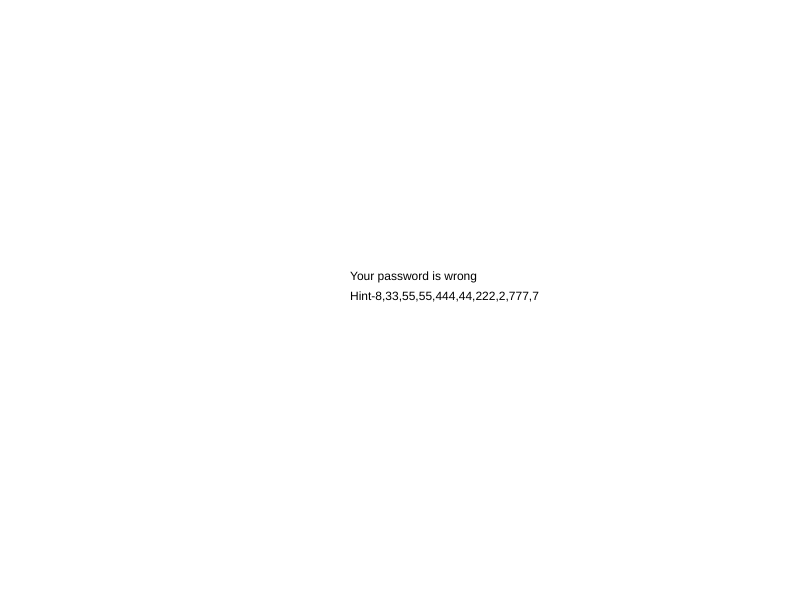
Frame 1 (no input)
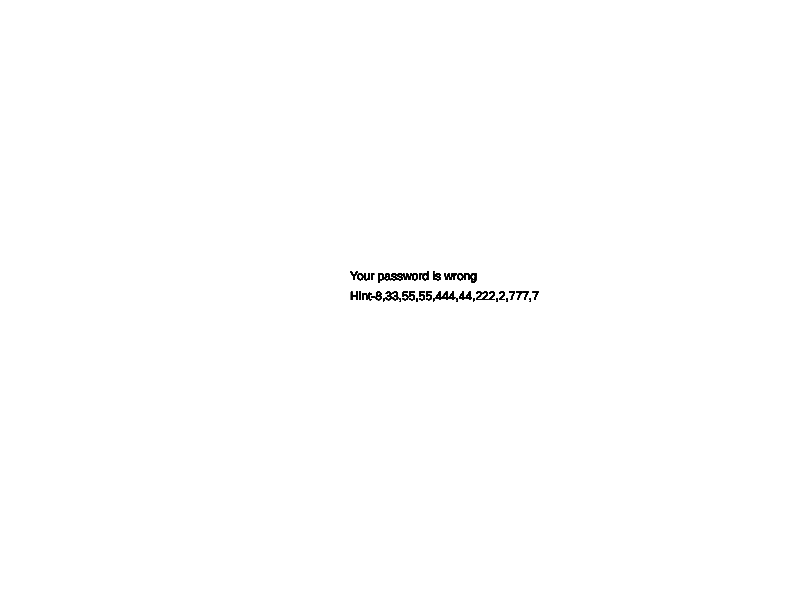
Frame 60 (no input)
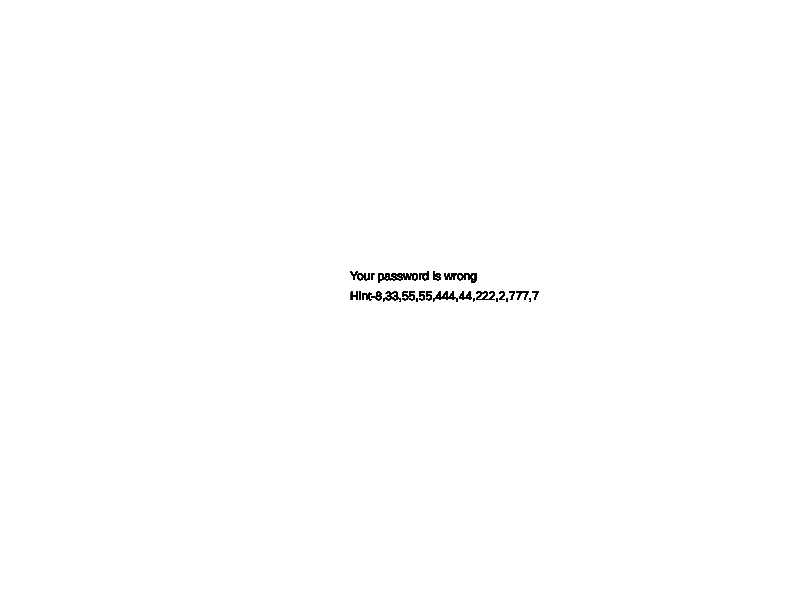
Frame 120 (the mouse pressed at the canvas centre since frame 60)

The p5.js sketch that drew these frames (run headless with seeded random() and noise() and a simulated clock; from frame 60 on, the mouse is pressed at the canvas centre):

// p5.js sketch
// ── sketch.js
var a = 0;
var password = prompt('Password');
var pwd = "tekkihcarp";

var i = 10;

var b = 50;

function setup(){
  createCanvas(displayWidth ,displayHeight);
}

function draw(){
  if(password == pwd){
    a = 1;
  }
  else{
    a = 2;
  }

  
  
  if (a == 2){
    text("Your password is wrong",displayWidth/2-50,displayHeight/2-20);
    text("Hint-8,33,55,55,444,44,222,2,777,7",displayWidth/2-50,displayHeight/2);
    password = prompt('Password');
  }
  else{
    a == 0;
  }
  if(a == 1){
    
    switch(keyCode){
      case 65:
        text("a",i,b);
        i = i + 20;
        break;
      case 66:
        text("b",i,b);
        i = i + 20;
        break;
      case 67:
        text("c",i,b);
        i = i + 20;
        break;
      case 68:
        text("d",i,b);
        i = i + 20;
        break;
  
  
    }    
  }
  
  

}
